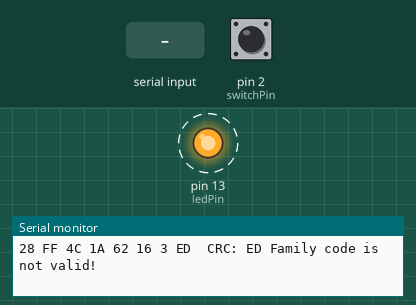
Simulated run of this sketch. Board: Arduino Uno, built with avr-gcc and run on an emulated ATmega328P. Parts: output pins drawn as LEDs (lit = HIGH), the last lines printed to the serial monitor. Dashed ring = blinking. The test bench sets the inputs (shaded band); at power-on: pin 2 (switchPin) HIGH.

Above: at 1.29 s.
1.3 s: "m90\n" received over Serial
At 2.3 s:
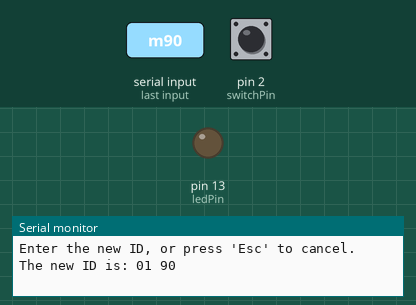
2.8 s: byte 27 (27) received over Serial
At 3.01 s:
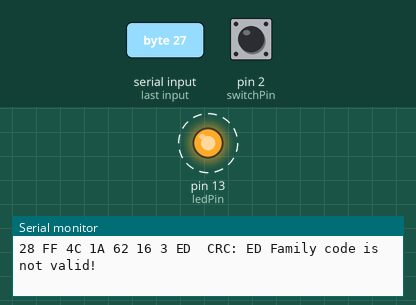
5.8 s: pin 2 (switchPin) pulled LOW for 3.2 s
10.5 s: pin 2 (switchPin) pulled LOW for 0.15 s
Timing chart, 0 to 20.5 s (numbered marks = the images above; inputs shaded):
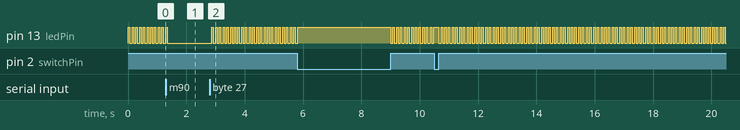

Measured:
- after the input at 1.3 s, pin 13 (ledPin): goes on until 1.3 s, then stays LOW
- after the input at 2.8 s, pin 13 (ledPin): alternates HIGH for 0.05 s and LOW for 0.08 s, starting after 0.08 s
- by itself, pin 13 (ledPin): alternates HIGH for 0.05 s and LOW for 0.08 s

The sketch:

rw1990.ino
```cpp
#include <OneWire.h>

const int switchPin = 2; // Будем использовать аппаратное прерывание INT0, поэтому кнопка должна быть подключена к 2-му пину
const int dataPin = 10; // Data пин считывателя ключей
const int ledPin = 13; // Пин контрольного светодиода
volatile boolean writeMode = false; // Режим записи: 1 - включен; 0 - выключен (режим чтения)
boolean recoveryMode = false; // Режим восстановления нечитаемых ключей (с записанным по ошибке нулевым первым байтом)
byte oldID[8]; // Считанный ID ключа
byte newID[8]; // Записываемый ID ключа
const byte defaultID[8] = { 0x01, 0xFF, 0xFF, 0xFF, 0xFF, 0xFF, 0xFF, 0x2F }; // По умолчанию прошивается "Универсальный" ID: 01:FF:FF:FF:FF:FF:FF:2F
byte crc; // Контрольная сумма CRC

OneWire ibutton (dataPin);


void setup() {
  Serial.begin(115200);
  loadDefaultID();
  pinMode(ledPin, OUTPUT);
  pinMode(switchPin, INPUT_PULLUP);
  // При включении устройства, удерживая кнопку нажатой, активируется режим восстановления
  if (digitalRead(switchPin) == LOW) recoveryMode = true;
  attachInterrupt(0, int0, LOW); // при нажатии кнопки срабатывает 0-е прерывание, обработчик прерывания (ISR) - функция int0()
  Serial.println("Device is ready. Send 'h' for help.");
}


// Загрузка дефолтного "универсального" ID
void loadDefaultID() {
  for (byte x = 0; x < 8; x++) oldID[x] = defaultID[x];
}


// Переключение режима: Чтение/Запись
void changeMode () {
  // Перестраховка от записи некорректного ID
  if (!writeMode) {
    crc = ibutton.crc8(newID, 7); // Вычисление контрольной суммы записываемого ID
    if (newID[0] != 1 || newID[7] != crc) {
      Serial.println(F("ID is incorrect! Writing is not permitted."));
      writeModeOff();
      return;
    }
  }
  writeMode = !writeMode;
  digitalWrite(ledPin, writeMode);
  if (writeMode) {
    Serial.print(F("Waiting for the key to WRITE the new ID: "));
    for (byte x = 0; x < 8; x++) {
      Serial.print(newID[x], HEX);
      Serial.print(' ');
    }
    Serial.println(" ...");
  }
  else {
    writeModeOff();
  }
}


// Автоматическое отключение режима восстановления после записи и вывод приглашения считать новый ключ
void writeModeOff() {
  if (recoveryMode) {
    recoveryMode = false;
    Serial.println(F("Recovery mode disabled."));
  }
  Serial.println(F("Waiting for the key to READ the ID..."));
}


// Обработчик прерывания по нажатию кнопки: переключает режим: Чтение/Запись (отфильтровывая дребезг контактов)
void int0() {
  static unsigned long millis_prev;
  if ( millis() - millis_prev > 100 ) changeMode();
  millis_prev = millis();
}


// Вывод считанного ID в терминал
void printID() {
  for (byte x = 0; x < 8; x++) {
    Serial.print(oldID[x], HEX);
    Serial.print(" ");
  }
  crc = ibutton.crc8(oldID, 7); // Вычисление контрольной суммы считанного ID
  Serial.print(" CRC: ");
  Serial.print(crc, HEX);
  if (oldID[0] !=  0x01) Serial.print(F(" Family code is not valid!"));
  if (crc != oldID[7]) Serial.print(F(" CRC is not valid!"));
  Serial.println();
}


void loop() {
  // Обработка команд, посылаемых через терминал COM-порта
  if (Serial.available() > 0) {
    byte com; // Команда, отправляемая через терминал COM-порта
    com = Serial.read();
    switch ( com ) {
      case 'h': {
        Serial.println(F("Help:"));
        Serial.println(F("d - load default ID"));
        Serial.println(F("w - switch read/write mode"));
        Serial.println(F("m - enter ID manually"));
        Serial.println(F("r - enable recovery mode (send 'r' again to disable)"));
        Serial.println(F("h - show this help"));
        break;
      }
      case 'd': {
        if (writeMode) {
          writeMode = false;
          digitalWrite(ledPin, LOW);
        }
        loadDefaultID();
        Serial.println(F("Default ID is loaded."));
        printID();
        break;
      }
      case 'w': {
        changeMode();
        break;
      }
      case 'r': {
        writeMode = false;
        recoveryMode = !recoveryMode;
        Serial.println(recoveryMode ? F("Recovery mode enabled.") : F("Recovery mode disabled."));
        break;
      }
      case 'm': {
        byte inputID[8]; // Введённый вручную ID ключа
        char inputChar; // Код введённого символа
        char inputNum = 2; // Порядковый номер вводимого символа (от 0 до 15). Начинаем вводить со 2-го символа, т.к. 0-ой и 1-ый - фиксированные.
        char charEncode; // 16-ричное число (от 0 до F), в которое преобразуется каждый вводимый ASCII символ
        boolean even = 0; // Признак чётности порядкового номера вводимого символа
        Serial.println(F("Enter the new ID, or press 'Esc' to cancel."));
        inputID[0] = 1;
        Serial.print(F("The new ID is: 01 "));
        while (inputNum < 14) {
          if (Serial.available() > 0) {
            inputChar = Serial.read();
            if (inputChar == 27) {
              Serial.flush();
              Serial.println();
              Serial.print(F("Canceled..."));
              break;
            }
            else {
              if      ( inputChar >= 48 && inputChar <= 57  ) charEncode = inputChar - 48;
              else if ( inputChar >= 65 && inputChar <= 70  ) charEncode = inputChar - 55;
              else if ( inputChar >= 97 && inputChar <= 102 ) charEncode = inputChar - 87;
              else inputNum = -1;
              if ( inputNum != -1 ) {
                Serial.write(inputChar);
                if (!even) inputID[inputNum/2] = charEncode << 4;
                else {
                  inputID[inputNum/2] = inputID[inputNum/2] + charEncode;
                  Serial.print(' ');
                }
                even = !even;
                inputNum++;
              }
            }
          }
        }
        if (inputNum == 14) {
          inputID[7] = ibutton.crc8(inputID, 7); // Автоматическое вычисление контрольной суммы введённого ID
          for (byte i=0; i<8; i++) oldID[i] = inputID[i];
        }
        Serial.println(oldID[7], HEX);
        printID();
        break;
      }
    }
  }

  for (byte x = 0; x < 8; x++) newID[x] = oldID[x];
  // Проверяем, приложен ли ключ
  if (!ibutton.search (oldID)) {
    ibutton.reset_search();
    delay(50);
    if (!recoveryMode) return;
  }

    // Режим чтения
  if (!writeMode) {
    digitalWrite(ledPin, HIGH);
    delay(50);
    printID();
    digitalWrite(ledPin, LOW);
  }

  // Режим записи
  if (writeMode) {
    delay(200);
    digitalWrite(ledPin, LOW);
    ibuttonCommand(0x33, 1, 1);
    Serial.print("Old ID: ");
    for (byte x = 0; x < 8; x++) {
      Serial.print(ibutton.read(), HEX);
      Serial.print(' ');
    }
    ibuttonCommand(0xD1, 1, 1);
    // устанавливаем на линии логический 0
    digitalWrite(dataPin, LOW); pinMode(dataPin, OUTPUT); delayMicroseconds(60);
    pinMode(dataPin, INPUT); digitalWrite(dataPin, HIGH); delay(10);
    Serial.print("  New ID: ");
    for (byte x = 0; x < 8; x++) {
      Serial.print(newID[x], HEX);
      Serial.print(' ');
    }
    ibuttonCommand(0xD5, 1, 1);
    Serial.print("Writing... ");
    for (byte x = 0; x < 8; x++) {
      writeByte(newID[x]);
      Serial.print('*');
    }
    Serial.println(F(" OK!"));
    ibuttonCommand(0xD1, 0, 1);
    // устанавливаем на линии логическую 1
    digitalWrite(dataPin, LOW); pinMode(dataPin, OUTPUT); delayMicroseconds(10);
    pinMode(dataPin, INPUT); digitalWrite(dataPin, HIGH); delay(10);
    changeMode();
  }
}


// Отправка команды iButton
void ibuttonCommand(uint8_t command, boolean sk, boolean rs) {
  if (sk) ibutton.skip();
  if (rs) ibutton.reset();
  ibutton.write(command);
}


// Побайтовая запись нового ID
void writeByte(byte data) {
  for (int data_bit = 0; data_bit < 8; data_bit++) {
    digitalWrite(dataPin, LOW); pinMode(dataPin, OUTPUT);
    if (data & 1) delayMicroseconds(60);
    pinMode(dataPin, INPUT); digitalWrite(dataPin, HIGH);
    delay(10);
    data = data >> 1;
  }
}
```
